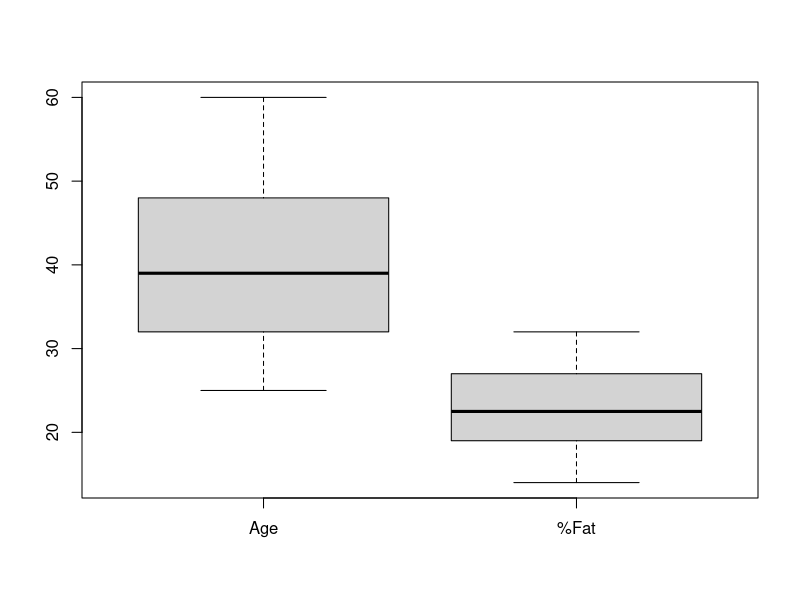
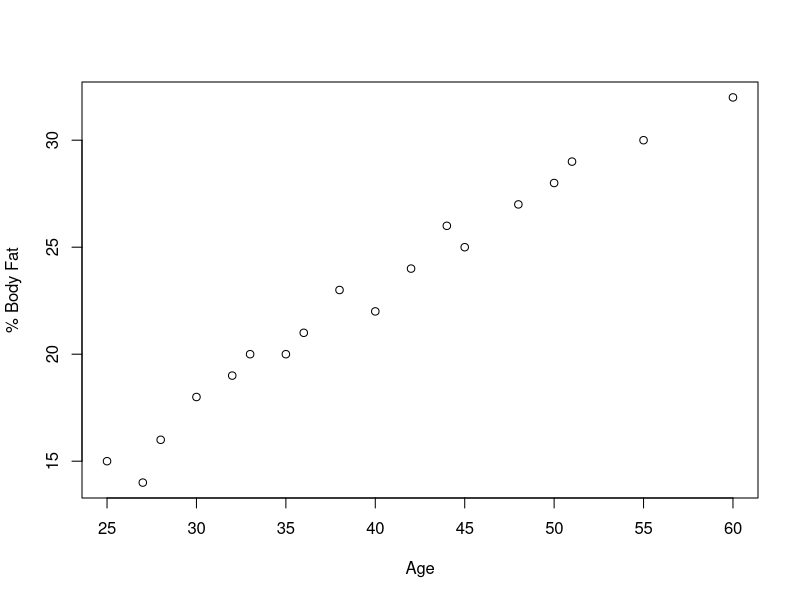
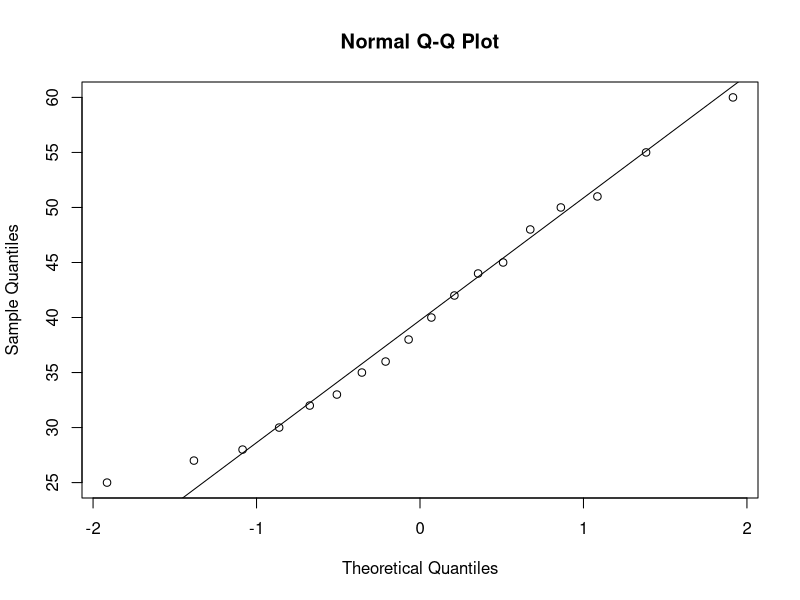
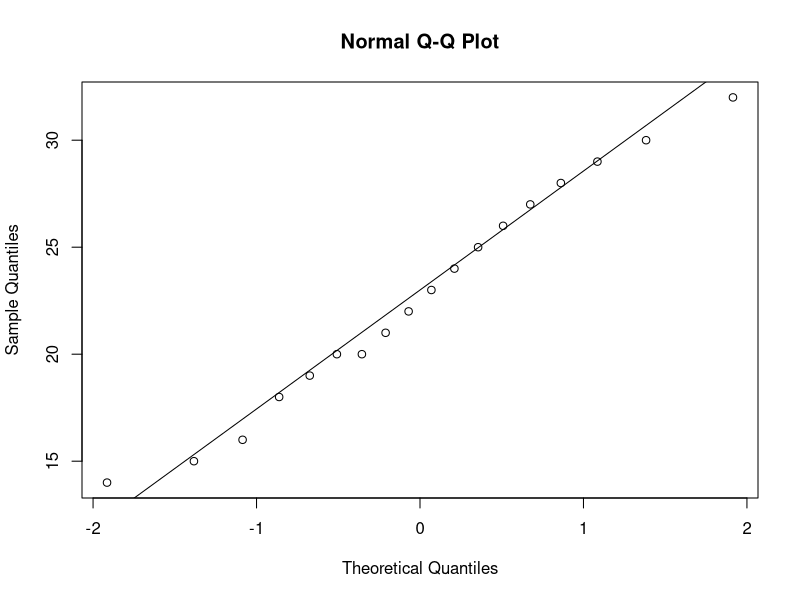

Recreate these plots in R, in order.
age <- c(25,30,35,40,45,50,28,32,36,42,48,55,27,33,38,44,51,60)
fat <- c(15,18,20,22,25,28,16,19,21,24,27,30,14,20,23,26,29,32)

print(mean(age)); print(median(age)); print(sd(age))
print(mean(fat)); print(median(fat)); print(sd(fat))

boxplot(age, fat, names=c("Age", "%Fat"))
plot(age, fat, xlab="Age", ylab="% Body Fat")
qqnorm(age); qqline(age)
qqnorm(fat); qqline(fat)
